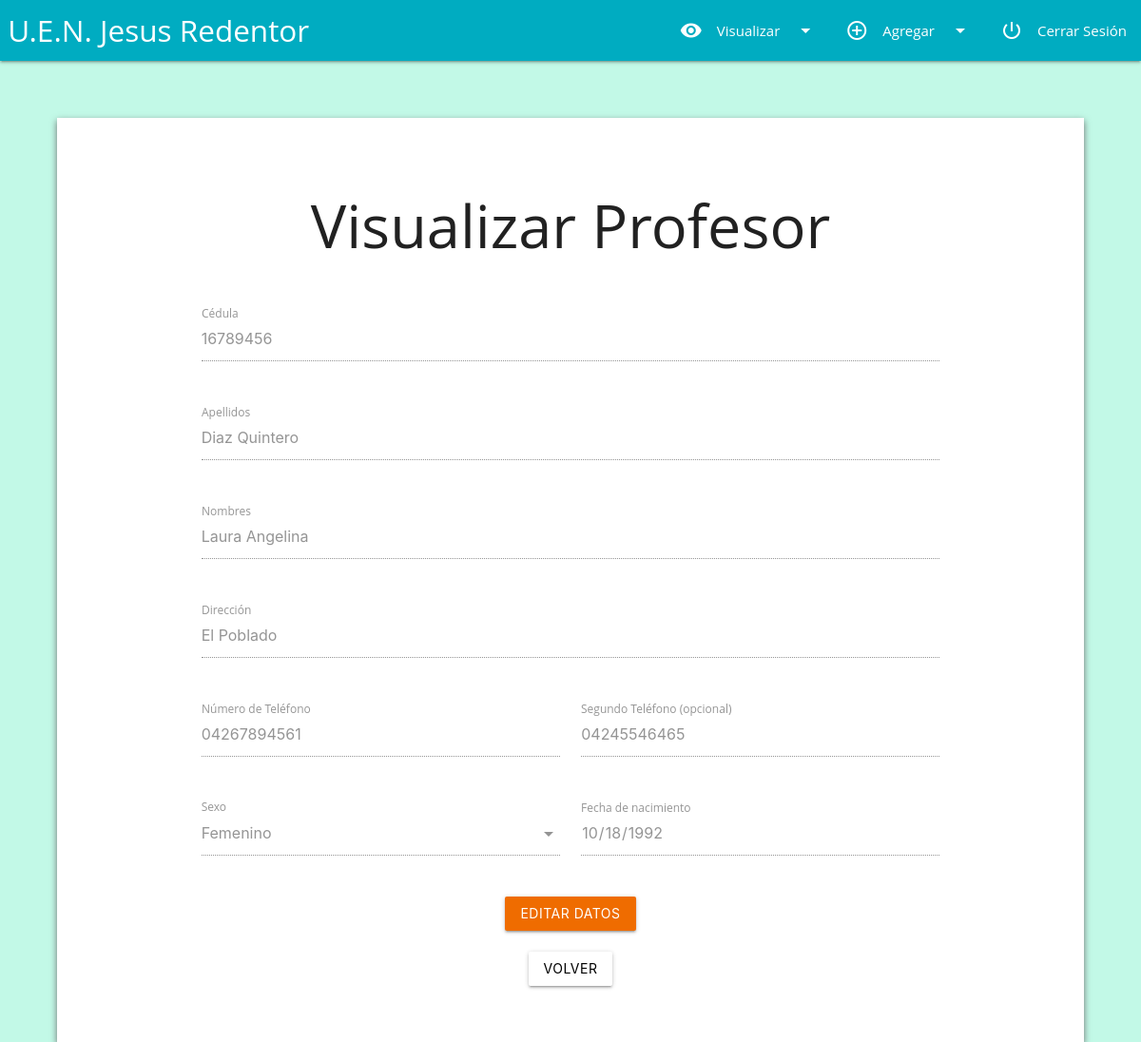
The page /visualizarprofesor.php?id=1 (signed in) on the database its author committed.
### tables this page shows
CREATE TABLE `profesores` (
  `id` int(10) NOT NULL AUTO_INCREMENT,
  `nombre` varchar(100) NOT NULL,
  `apellido` varchar(100) NOT NULL,
  `cedula` varchar(15) NOT NULL,
  `fecha_nacimiento` date NOT NULL,
  `sexo` varchar(15) NOT NULL,
  `telefono` varchar(15) NOT NULL,
  `otro_telefono` varchar(15) NOT NULL,
  `direccion` varchar(200) NOT NULL,
  `eliminado` int(1) NOT NULL,
  PRIMARY KEY (`id`)
);

### visualizarprofesor.php (the view, shortened to what this page needs)
<?php
if(!isset($_SESSION["session_username"])) {
	header("location:index.php");
} else {
?>
<?php $Titulo="Visualizar Profesor";
      include("incluye/header.php");
      include("incluye/navegacion.php");
      $id= $_GET['id'];
      $result = mysqli_query($con, "SELECT * FROM profesores WHERE id = '$id'");
      $filas=mysqli_fetch_assoc($result);?>
<div id="contenedor2">
	<center>
	<h1>Visualizar Profesor</h1>
        </center>
         <br/>
         <div id="planilla">
          <?php echo "<form method='post' action='editarprofesor.php?id=".$filas['id']."'>"; ?>
            <div class="row">
                <div class="input-field col s12">
                <input id="cedula" type="number" minlength="7" maxlength="8" class="validate" name="cedula" disabled value="<?php echo $filas['cedula'] ?>">
                <label for="cedula">Cédula</label>
               </div>
            </div>
            <div class="row">
                <div class="input-field col s12">
                <input id="apellido" type="text" class="validate" name="apellido" disabled value="<?php echo $filas['apellido'] ?>">
                <label for="apellido">Apellidos</label>
               </div>
            </div>
            <div class="row">
                <div class="input-field col s12">
                <input id="nombre" type="text" class="validate" name="nombre" disabled value="<?php echo $filas['nombre'] ?>">
                <label for="nombre">Nombres</label>
               </div>
            </div>
            <div class="row">
                <div class="input-field col s12">
                <input id="direccion" type="text" class="validate" name="direccion" disabled value="<?php echo $filas['direccion'] ?>">
                <label for="direccion">Dirección</label>
               </div>
            </div>
            <div class="row">
                <div class="input-field col s6">
                <input id="telefono" type="number" class="validate" name="telefono" disabled value="<?php echo $filas['telefono'] ?>">
                <label for="telefono">Número de Teléfono</label>
               </div>
                <div class="input-field col s6">
                <input id="otro_telefono" type="number" class="validate" name="otro_telefono" disabled value="<?php echo $filas['otro_telefono'] ?>">
                <label for="otro_telefono">Segundo Teléfono (opcional)</label>
               </div>
            </div>
            <div class="row">
                <div class="input-field col s6">
                <label for="sexo">Sexo</label>
               </div>
                <div class="input-field col s6">
                <input id="fecha_nacimiento" type="date" class="validate" name="fecha_nacimiento" disabled value="<?php echo $filas['fecha_nacimiento'] ?>">
                <label for="fecha_nacimiento">Fecha de nacimiento</label>
               </div>
            </div>
             <center>
                   <button class="btn waves-effect waves-light orange darken-3" type="submit" name="Editar" value="Editar" style="color:white" >Editar datos</button>
            </center>
                 </form>
            <center>
              <button class="btn waves-effect waves-light white darken-3" type="button" id="boton-form" name="Volver" value="Volver" style="color:black">
                <a href="profesores.php">Volver</a>
              </button>
            </center>
         </div>
	<br/>
</div>
<?php include("incluye/footer.php"); ?>
<?php
}
?>

### css/style.css (style rules this page uses)
body { background-color: #c2f9e7; font-family: 'Open Sans', sans-serif; }
a { color: black; font-weight: 400; }
* { margin: 0; padding: 0; box-sizing: border-box; text-decoration: none; }
#contenedor2 { width: 76%; min-height: 40em; min-width: 90%; padding: 3%; background: #fff; margin: 5% 5% auto 5%; box-shadow: 0px 3px 7px #6B6B6B; }
#planilla { max-width: 60em; min-width: 30em; padding: 0px 5% 0px 5%; margin: auto auto 0 ; }

### rows shown on the page
profesores: cedula "16789456", apellido "Diaz Quintero", nombre "Laura Angelina", direccion "El Poblado", telefono "04267894561", otro_telefono "04245546465", fecha_nacimiento "10/18/1992"
